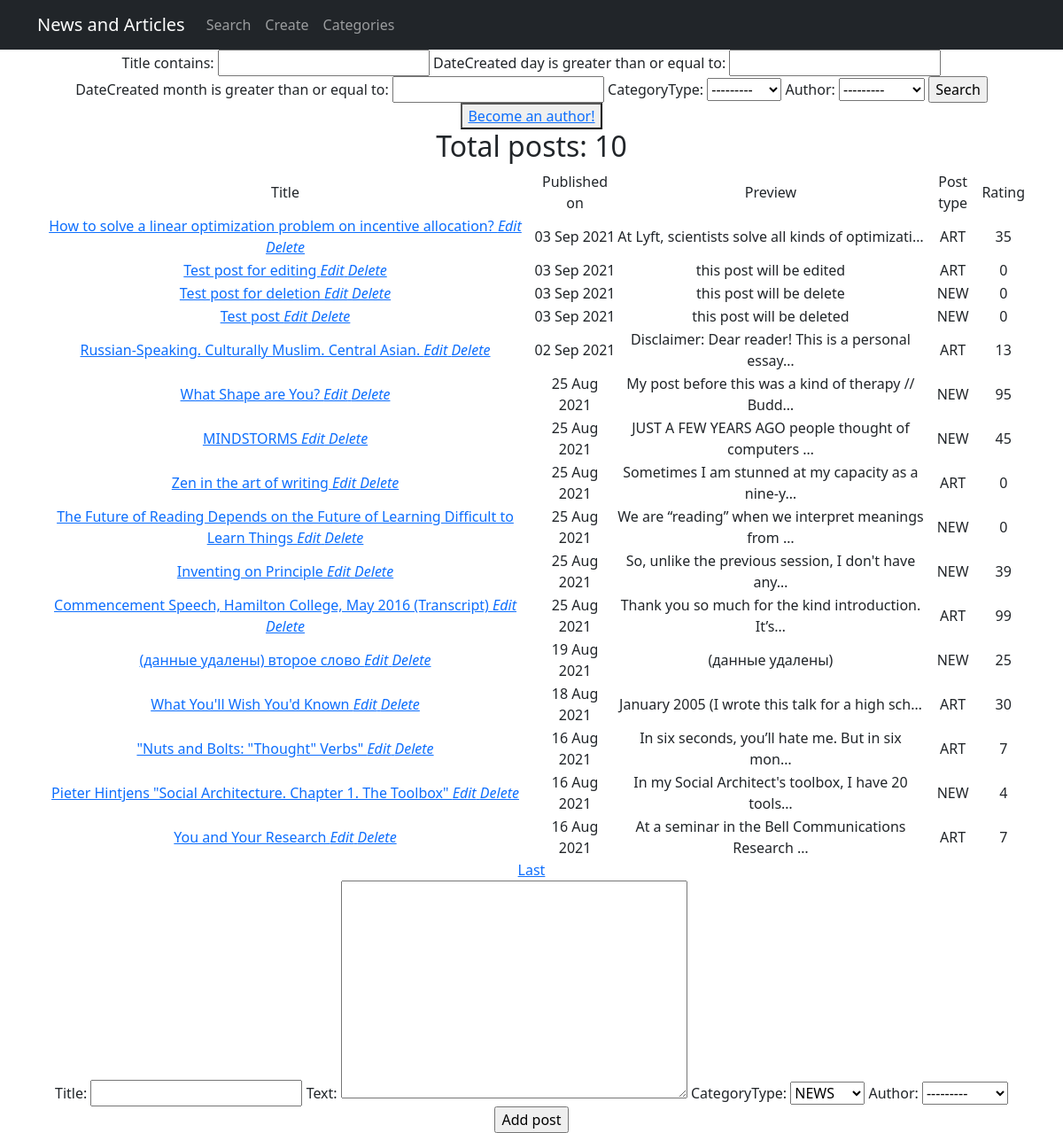
Screenshot of /news/search/ (signed in) with the database file from the repository.
### news/models.py (models this page shows, shortened)
class Post(models.Model):
    author = models.ForeignKey(Author, on_delete=models.CASCADE)
    NEWS = 'NEW'
    ARTICLE = 'ART'
    CATEGORY_CHOICES = [(NEWS, 'NEWS'), (ARTICLE, 'ARTICLE'), ]
    categoryType = models.CharField(max_length=3, choices=CATEGORY_CHOICES, default=NEWS)
    dateCreated = models.DateTimeField(auto_now_add=True)
    postCategory = models.ManyToManyField(Category, through='PostCategory')
    title = models.CharField(max_length=128)
    text = models.TextField()
    rating = models.SmallIntegerField(default=0)
    def get_absolute_url(self):
        return f'/news/{self.id}'

### news/views.py (the view, shortened to what this page needs)
# urls.py: path('search/', PostSearchView.as_view(), name='post_search'),
class PostSearchView(PermissionRequiredMixin, ListView):
    permission_required = ('news.add_post', 'news.edit_post')
    model = Post
    template_name = 'post_search.html'
    context_object_name = 'news'
    queryset = Post.objects.order_by('-id')
    paginate_by = 10
    form_class = PostForm
    def get_context_data(self, **kwargs):
        context = super().get_context_data(**kwargs)
        context['filter'] = PostFilter(self.request.GET, queryset=self.get_queryset())
        context['categories'] = Category.objects.all()
        context['form'] = PostForm()
        context['is_not_author'] = not self.request.user.groups.filter(name='author').exists()
        return context

### news/forms.py
class PostForm(ModelForm):
    class Meta:
        model = Post
        fields = ['title', 'text', 'categoryType', 'author']

### news/models.py (called while the page is built)
    def __str__(self):
        return f'{self.authorUser.username}'

### news/templatetags/custom_filters.py (called while the page is built)
@register.filter(name='censor')
def censor(value):
    for word in censor_list:
        value = value.replace(word, replacement_word)
    return value

@register.simple_tag(takes_context=True)
def param_replace(context, **kwargs):
    d = context['request'].GET.copy()
    for k, v in kwargs.items():
        d[k] = v
    for k in [k for k, v in d.items() if not v]:
        del d[k]
    return d.urlencode()

### templates/post_search.html (shortened to what this page needs)
{% extends 'flatpages/default.html' %}
{% load custom_filters %}
{% block content %}
<form method="GET">
    {{ filter.form }}
    <input type="submit" value="Search">
</form>
{% if is_not_author %}
<button> <a href="sign/upgrade/"> Become an author!</a> </button>
{% endif %}
    {% if news %}
<h2>Total posts: {{news|length}}</h2>
<table>
            <tr>
                <td>
                    Title
                </td>
                <td>
                    Published on
                </td>
                <td>
                    Preview
                </td>
                <td>
                    Post type
                </td>
                <td>
                    Rating
            </tr>
        {% for news in filter.qs %}
            <tr>
                <td>
                   <a href="{{ news.get_absolute_url }}"> {{ news.title|censor }} </a>
                    <a href="{{ news.get_absolute_url }}/create"> <i>Edit</i> </a>
                    <a href="{{ news.get_absolute_url }}/delete"> <i>Delete</i> </a>
                </td>
                <td>
                    {{ news.dateCreated|date:'d M Y' }}
                </td>
                <td>
                    {{ news.text|truncatechars:50|censor }}
                </td>
                 <td>
                    {{ news.categoryType }}
                </td>
                <td>
                    {{ news.rating }}
                </td>
            </tr>
        {% endfor %}
        </table>
    {% else %}
        <h2> No news today :( </h2>
    {% endif %}
{% if is_paginated %}
    {% if page_obj.has_next %}
        <a href="?{% param_replace page=paginator.num_pages %}">Last</a>
    {% endif %}
{% endif %}
<form method="POST">
    {{ form }}
    <input type="Submit" value="Add post">
</form>
{% endblock content %}

### rows the page displays
Post: title|censor "How to solve a linear optimization problem on incentive allocation?", dateCreated "03 Sep 2021", text|censor "At Lyft, scientists solve all kinds of optimizati…", categoryType "ART", rating "35"
Post: title|censor "Test post for editing", dateCreated "03 Sep 2021", text|censor "this post will be edited", categoryType "ART", rating "0"
Post: title|censor "Test post for deletion", dateCreated "03 Sep 2021", text|censor "this post will be delete", categoryType "NEW", rating "0"
Post: title|censor "Test post", dateCreated "03 Sep 2021", text|censor "this post will be deleted", categoryType "NEW", rating "0"
Post: title|censor "Russian-Speaking. Culturally Muslim. Central Asian.", dateCreated "02 Sep 2021", text|censor "Disclaimer: Dear reader! This is a personal essay…", categoryType "ART", rating "13"
Post: title|censor "What Shape are You?", dateCreated "25 Aug 2021", text|censor "My post before this was a kind of therapy // Budd…", categoryType "NEW", rating "95"
Post: title|censor "MINDSTORMS", dateCreated "25 Aug 2021", text|censor "JUST A FEW YEARS AGO people thought of computers …", categoryType "NEW", rating "45"
Post: title|censor "Zen in the art of writing", dateCreated "25 Aug 2021", text|censor "Sometimes I am stunned at my capacity as a nine-y…", categoryType "ART", rating "0"
Post: title|censor "The Future of Reading Depends on the Future of Learning Difficult to Learn Things", dateCreated "25 Aug 2021", text|censor "We are “reading” when we interpret meanings from …", categoryType "NEW", rating "0"
Post: title|censor "Inventing on Principle", dateCreated "25 Aug 2021", text|censor "So, unlike the previous session, I don't have any…", categoryType "NEW", rating "39"
Post: title|censor "Commencement Speech, Hamilton College, May 2016 (Transcript)", dateCreated "25 Aug 2021", text|censor "Thank you so much for the kind introduction. It’s…", categoryType "ART", rating "99"
Post: title|censor "(данные удалены) второе слово", dateCreated "19 Aug 2021", text|censor "(данные удалены)", categoryType "NEW", rating "25"
Post: title|censor "What You'll Wish You'd Known", dateCreated "18 Aug 2021", text|censor "January 2005 (I wrote this talk for a high sch…", categoryType "ART", rating "30"
Post: title|censor "\"Nuts and Bolts: \"Thought\" Verbs\"", dateCreated "16 Aug 2021", text|censor "In six seconds, you’ll hate me. But in six mon…", categoryType "ART", rating "7"
Post: title|censor "Pieter Hintjens \"Social Architecture. Chapter 1. The Toolbox\"", dateCreated "16 Aug 2021", text|censor "In my Social Architect's toolbox, I have 20 tools…", categoryType "NEW", rating "4"
Post: title|censor "You and Your Research", dateCreated "16 Aug 2021", text|censor "At a seminar in the Bell Communications Research …", categoryType "ART", rating "7"

### other values shown
{{ news|length }} "10"
